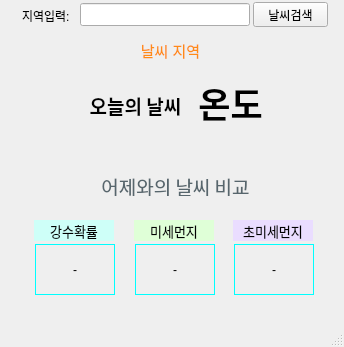
<?xml version="1.0" encoding="UTF-8"?>
<ui version="4.0">
 <class>MainWindow</class>
 <widget class="QMainWindow" name="MainWindow">
  <property name="geometry">
   <rect>
    <x>0</x>
    <y>0</y>
    <width>344</width>
    <height>347</height>
   </rect>
  </property>
  <property name="font">
   <font>
    <pointsize>9</pointsize>
   </font>
  </property>
  <property name="windowTitle">
   <string>MainWindow</string>
  </property>
  <widget class="QWidget" name="centralwidget">
   <widget class="QLabel" name="label">
    <property name="geometry">
     <rect>
      <x>22</x>
      <y>8</y>
      <width>61</width>
      <height>16</height>
     </rect>
    </property>
    <property name="text">
     <string>지역입력:</string>
    </property>
   </widget>
   <widget class="QLineEdit" name="area_input">
    <property name="geometry">
     <rect>
      <x>80</x>
      <y>3</y>
      <width>170</width>
      <height>23</height>
     </rect>
    </property>
   </widget>
   <widget class="QPushButton" name="search_button">
    <property name="geometry">
     <rect>
      <x>253</x>
      <y>2</y>
      <width>75</width>
      <height>25</height>
     </rect>
    </property>
    <property name="text">
     <string>날씨검색</string>
    </property>
   </widget>
   <widget class="QLabel" name="weather_label">
    <property name="geometry">
     <rect>
      <x>70</x>
      <y>60</y>
      <width>131</width>
      <height>91</height>
     </rect>
    </property>
    <property name="font">
     <font>
      <family>맑은 고딕</family>
      <pointsize>14</pointsize>
      <weight>75</weight>
      <bold>true</bold>
     </font>
    </property>
    <property name="text">
     <string>오늘의 날씨</string>
    </property>
    <property name="alignment">
     <set>Qt::AlignCenter</set>
    </property>
   </widget>
   <widget class="QLabel" name="temper_label">
    <property name="geometry">
     <rect>
      <x>180</x>
      <y>67</y>
      <width>101</width>
      <height>71</height>
     </rect>
    </property>
    <property name="font">
     <font>
      <family>맑은 고딕</family>
      <pointsize>26</pointsize>
      <weight>75</weight>
      <bold>true</bold>
     </font>
    </property>
    <property name="text">
     <string>온도</string>
    </property>
    <property name="alignment">
     <set>Qt::AlignCenter</set>
    </property>
   </widget>
   <widget class="QLabel" name="yesterday_label">
    <property name="geometry">
     <rect>
      <x>30</x>
      <y>176</y>
      <width>291</width>
      <height>20</height>
     </rect>
    </property>
    <property name="font">
     <font>
      <family>맑은 고딕</family>
      <pointsize>14</pointsize>
     </font>
    </property>
    <property name="styleSheet">
     <string notr="true">color:rgb(87, 102, 109)</string>
    </property>
    <property name="text">
     <string>어제와의 날씨 비교</string>
    </property>
    <property name="alignment">
     <set>Qt::AlignCenter</set>
    </property>
   </widget>
   <widget class="QLabel" name="label_5">
    <property name="geometry">
     <rect>
      <x>34</x>
      <y>220</y>
      <width>80</width>
      <height>21</height>
     </rect>
    </property>
    <property name="font">
     <font>
      <family>맑은 고딕</family>
      <pointsize>10</pointsize>
     </font>
    </property>
    <property name="styleSheet">
     <string notr="true">background-color:rgb(206, 255, 248);</string>
    </property>
    <property name="text">
     <string>강수확률</string>
    </property>
    <property name="alignment">
     <set>Qt::AlignCenter</set>
    </property>
   </widget>
   <widget class="QLabel" name="rain_label">
    <property name="geometry">
     <rect>
      <x>35</x>
      <y>244</y>
      <width>80</width>
      <height>51</height>
     </rect>
    </property>
    <property name="styleSheet">
     <string notr="true">border:1px solid rgb(0, 255, 255)</string>
    </property>
    <property name="text">
     <string>-</string>
    </property>
    <property name="alignment">
     <set>Qt::AlignCenter</set>
    </property>
   </widget>
   <widget class="QLabel" name="label_7">
    <property name="geometry">
     <rect>
      <x>134</x>
      <y>220</y>
      <width>80</width>
      <height>21</height>
     </rect>
    </property>
    <property name="font">
     <font>
      <family>맑은 고딕</family>
      <pointsize>10</pointsize>
     </font>
    </property>
    <property name="styleSheet">
     <string notr="true">background-color:rgb(223, 255, 215)</string>
    </property>
    <property name="text">
     <string>미세먼지</string>
    </property>
    <property name="alignment">
     <set>Qt::AlignCenter</set>
    </property>
   </widget>
   <widget class="QLabel" name="dust1_label">
    <property name="geometry">
     <rect>
      <x>135</x>
      <y>244</y>
      <width>80</width>
      <height>51</height>
     </rect>
    </property>
    <property name="styleSheet">
     <string notr="true">border:1px solid rgb(0, 255, 255)</string>
    </property>
    <property name="text">
     <string>-</string>
    </property>
    <property name="alignment">
     <set>Qt::AlignCenter</set>
    </property>
   </widget>
   <widget class="QLabel" name="label_9">
    <property name="geometry">
     <rect>
      <x>233</x>
      <y>220</y>
      <width>80</width>
      <height>21</height>
     </rect>
    </property>
    <property name="font">
     <font>
      <family>맑은 고딕</family>
      <pointsize>10</pointsize>
     </font>
    </property>
    <property name="styleSheet">
     <string notr="true">background-color:rgb(234, 221, 255)</string>
    </property>
    <property name="text">
     <string>초미세먼지</string>
    </property>
    <property name="alignment">
     <set>Qt::AlignCenter</set>
    </property>
   </widget>
   <widget class="QLabel" name="dust2_label">
    <property name="geometry">
     <rect>
      <x>234</x>
      <y>244</y>
      <width>80</width>
      <height>51</height>
     </rect>
    </property>
    <property name="styleSheet">
     <string notr="true">border:1px solid rgb(0, 255, 255)</string>
    </property>
    <property name="text">
     <string>-</string>
    </property>
    <property name="alignment">
     <set>Qt::AlignCenter</set>
    </property>
   </widget>
   <widget class="QLabel" name="area_label">
    <property name="geometry">
     <rect>
      <x>20</x>
      <y>40</y>
      <width>301</width>
      <height>20</height>
     </rect>
    </property>
    <property name="font">
     <font>
      <pointsize>11</pointsize>
     </font>
    </property>
    <property name="styleSheet">
     <string notr="true">color:rgb(255, 139, 23)</string>
    </property>
    <property name="text">
     <string>날씨 지역</string>
    </property>
    <property name="alignment">
     <set>Qt::AlignCenter</set>
    </property>
   </widget>
  </widget>
  <widget class="QMenuBar" name="menubar">
   <property name="geometry">
    <rect>
     <x>0</x>
     <y>0</y>
     <width>344</width>
     <height>21</height>
    </rect>
   </property>
  </widget>
  <widget class="QStatusBar" name="statusbar"/>
 </widget>
 <resources/>
 <connections/>
</ui>
